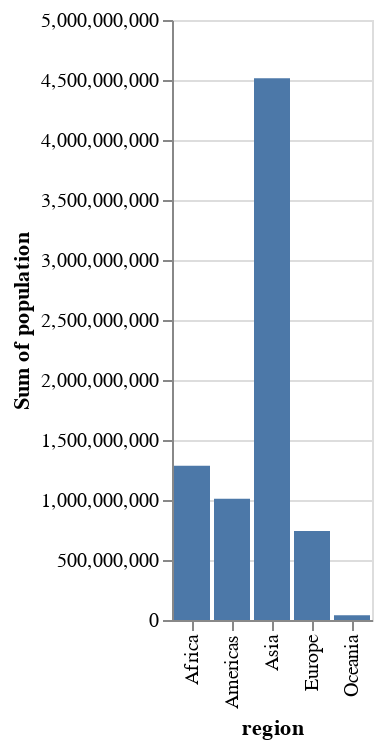

Here is the notebook cell this chart was saved with:
### Markdown cell above
Finally let's create our first bar plot:

### Code cell
alt.Chart(gm2018).mark_bar().encode(
    x='region',
    y='sum(population)')

### Figure 1 — Vega-Lite specification as saved in the notebook (floating-point values rounded to 4 significant figures; data arrays with more than 128 entries replaced by an {"elided": "..."} marker saying what was removed)
{"config": {"view": {"continuousWidth": 400, "continuousHeight": 300}}, "data": {"name": "data-105865250a9109fc08ef5ba0f4dcfed4"}, "mark": "bar", "encoding": {"x": {"type": "nominal", "field": "region"}, "y": {"type": "quantitative", "aggregate": "sum", "field": "population"}}, "$schema": "https://vega.github.io/schema/vega-lite/v4.8.1.json", "datasets": {"data-105865250a9109fc08ef5ba0f4dcfed4": {"elided": "178 records"}}}
